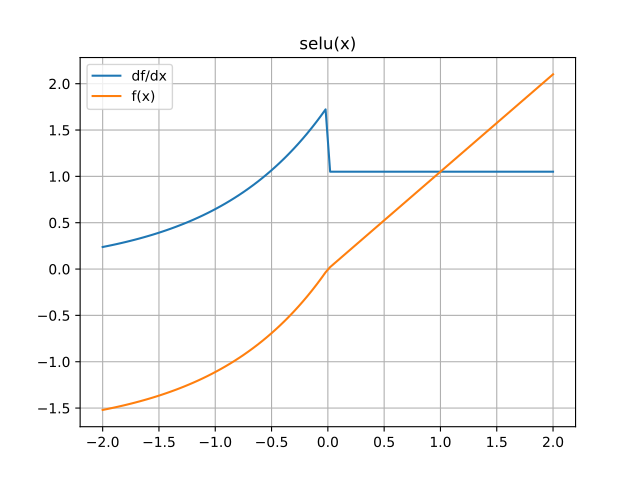

Write Python code to recreate this figure.
import mygrad as mg
from mygrad.nnet.activations import selu
import matplotlib.pyplot as plt
x = mg.linspace(-2, 2, 100)
y = selu(x)
plt.title("selu(x)")
y.backward()
plt.plot(x, x.grad, label="df/dx")
plt.plot(x, y, label="f(x)")
plt.legend()
plt.grid()
plt.show()
